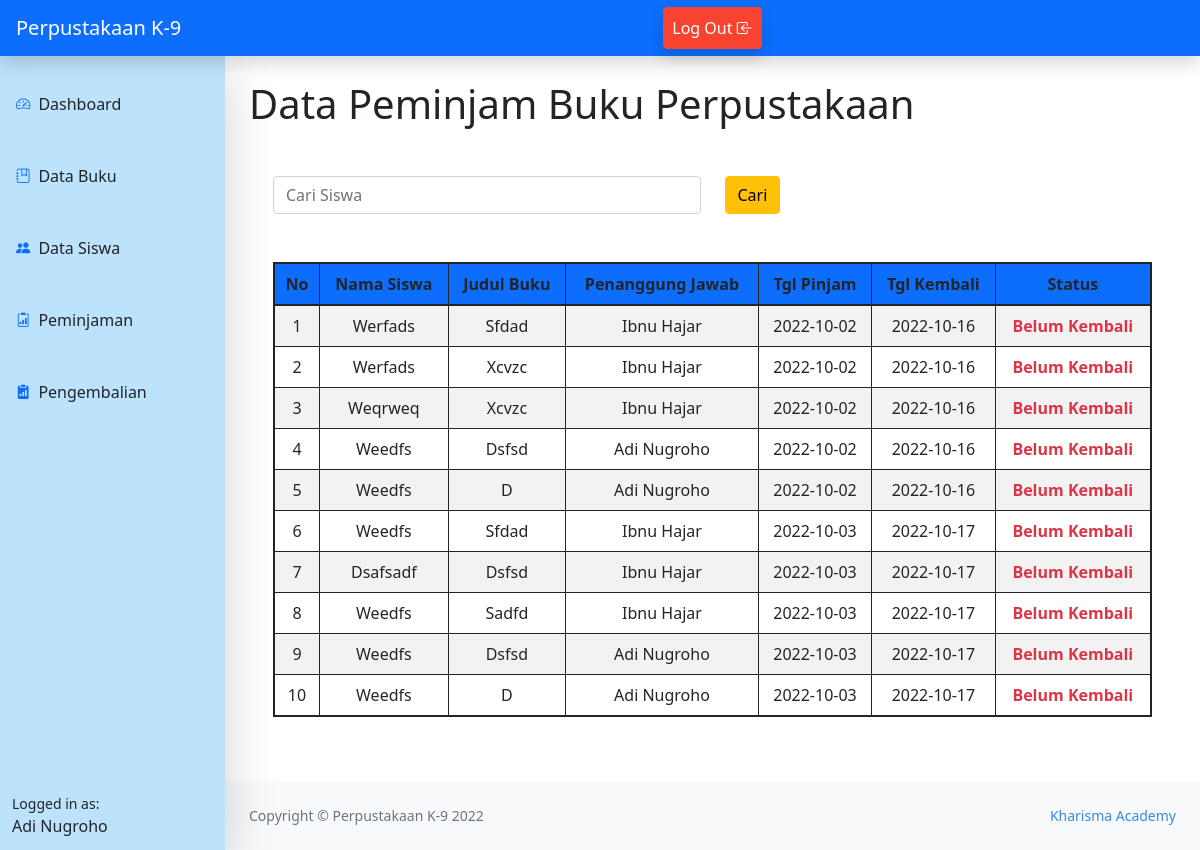
The app's page /peminjaman.php (signed in), older data.
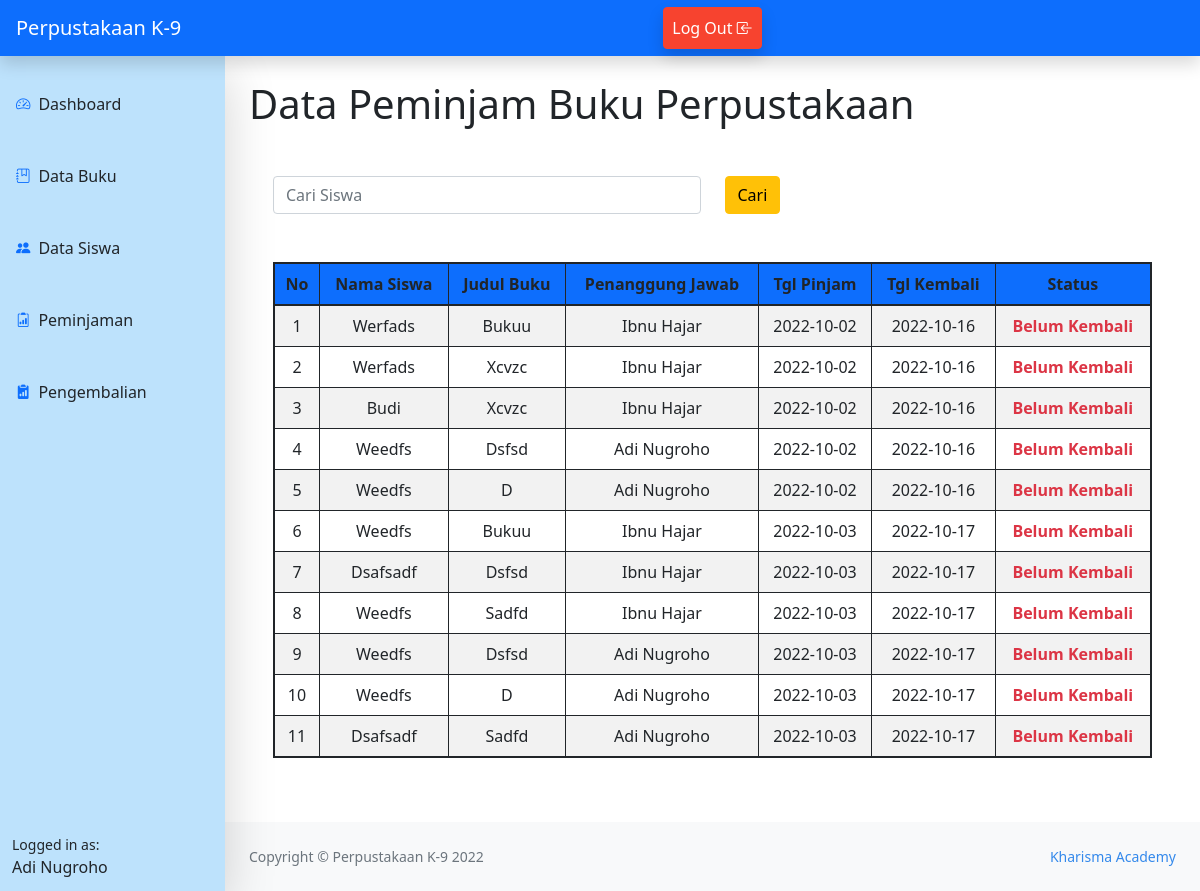
The same page, newer data.
### tables this page shows
CREATE TABLE `peminjaman` (
  `id_peminjaman` int(11) NOT NULL,
  `id_siswa` int(11) NOT NULL,
  `id_petugas` int(11) NOT NULL,
  `tanggal_peminjaman` date NOT NULL,
  `tanggal_pengembalian` date NOT NULL
);

CREATE TABLE `siswa` (
  `nis` int(11) NOT NULL,
  `nama` char(100) DEFAULT NULL,
  `jenis_kelamin` enum('L','P') DEFAULT NULL,
  `alamat` varchar(50) DEFAULT NULL,
  `id_kelas` int(11) DEFAULT NULL
);

CREATE TABLE `buku` (
  `id_buku` int(11) NOT NULL,
  `penulis` char(250) DEFAULT NULL,
  `tahun` year(4) DEFAULT NULL,
  `judul` varchar(100) DEFAULT NULL,
  `kota` varchar(50) DEFAULT NULL,
  `penerbit` varchar(50) DEFAULT NULL,
  `cover` varchar(200) DEFAULT NULL,
  `sinopsis` text DEFAULT NULL,
  `stok` int(11) DEFAULT NULL
);

CREATE TABLE `petugas` (
  `nip` int(11) NOT NULL,
  `username` varchar(100) NOT NULL,
  `nama` char(100) DEFAULT NULL,
  `jenis_kelamin` enum('L','P') DEFAULT NULL,
  `alamat` varchar(100) DEFAULT NULL,
  `password` varchar(100) NOT NULL
);

### peminjaman.php (the view, shortened to what this page needs)
<?php
include "home_admin.php";
$sql = mysqli_query($db,"SELECT * FROM peminjaman JOIN detail_peminjaman ON peminjaman.id_peminjaman = detail_peminjaman.id_peminjaman
                                                         JOIN siswa ON peminjaman.id_siswa = siswa.nis");
$sql1 = mysqli_query($db,"SELECT * FROM detail_peminjaman JOIN buku ON detail_peminjaman.id_buku = buku.id_buku");
$sql2= mysqli_query($db,"SELECT * FROM peminjaman JOIN petugas ON peminjaman.id_petugas = petugas.nip");
?>
<main class="mb-5">
    <div class="container-fluid px-4">
    <h1 class="mt-4">Data Peminjam Buku Perpustakaan</h1>
                    <div class="container mt-5">
                    <form action=" " method="post">
                    <div class="row">
                    <div class="col">
                        <input type="text" class="form-control" name ="cari" placeholder="Cari Siswa" >
                    </div>
                    <div class="col">
                    <button id="search" type="submit" name="cari" class="btn btn-warning">Cari</button>
                    </div>
                    </div>
                    </form>
                    <form action="" enctype="multipart/form-data">
                    <table class="table table-striped table-bordered border border-2 border-dark table-hover mt-5">
                    <thead class="text-center">
                        <tr class="bg-primary">
                            <th scope="col">No</th>
                            <th scope="col">Nama Siswa</th>
                            <th scope="col">Judul Buku</th>
                            <th scope="col">Penanggung Jawab</th>
                            <th scope="col">Tgl Pinjam</th>
                            <th scope="col">Tgl Kembali</th>
                            <th scope="col">Status</th>
                        </tr>
                    </thead>
                    <tbody>
                    <?php
                                $i = 1;
                                while($data = mysqli_fetch_assoc($sql)){
                                    $data1 = mysqli_fetch_assoc($sql1);
                                    $data2 = mysqli_fetch_assoc($sql2);
                            ?>
                        <tr class="text-center">
                            <td class="align-middle"><?= $i;?></td>
                            <td class="align-middle"><?= ucwords($data['nama']);?></td>
                            <td class="align-middle"><?= ucwords($data1['judul']);?></td>
                            <td class="align-middle"><?= ucwords($data2['nama']);?></td>
                            <td class="align-middle"><?= $data['tanggal_peminjaman'];?></td>
                            <td class="align-middle"><?= $data['tanggal_pengembalian'];?></td>
                            <td class="align-middle text-danger fw-bold">Belum Kembali</td>
                        </tr>
                        <?php $i++; ?>
                        <?php } ?>
                    </tbody>
                    </table>
                    </form>
    </div>
</main>
<?php include "footer.php"; ?>

Row changes from the older to the newer data that the page shows:
changed through a linked row, peminjaman (number 1 of 11 on the later page): buku.judul "Sfdad" → "Bukuu"
changed through a linked row, peminjaman: id_siswa.nama "Weqrweq" → "Budi"
changed through a linked row, peminjaman (number 6 of 11 on the later page): buku.judul "Sfdad" → "Bukuu"
added peminjaman: id_siswa.nama "Dsafsadf", buku.judul "Sadfd", id_petugas.nama "Adi Nugroho", tanggal_peminjaman "2022-10-03", tanggal_pengembalian "2022-10-17"
